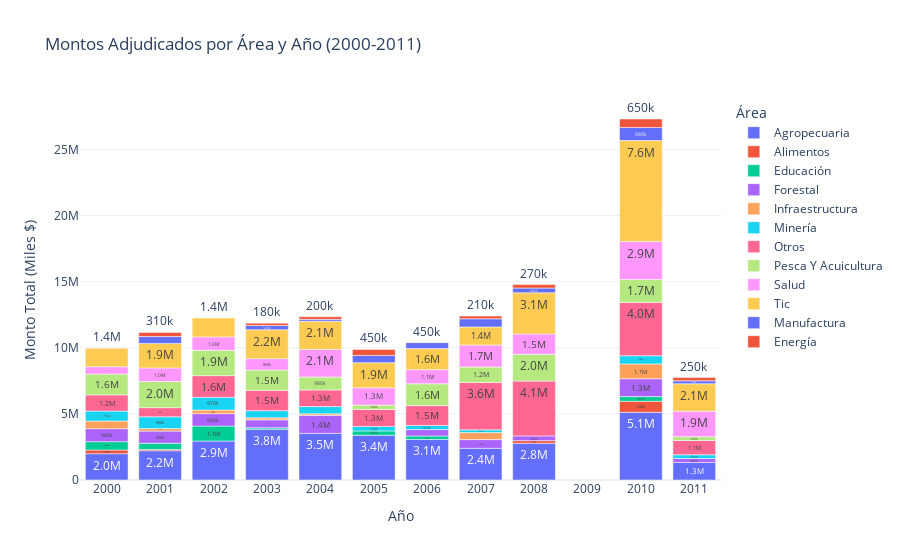

The notebook cell this image was saved under:
### Markdown cell above
## 1. Montos Adjudicados por Área y Año (2000-2011)

Visualización de la inversión realizada por Fondef desglosada por las áreas temáticas inferidas.

### Code cell
# Filtrar datos con montos válidos
df_amounts = df_2000[df_2000['amount'] > 0].copy()

# Agrupar por Año y Área
amount_by_area_year = df_amounts.groupby(['year', 'area'])['amount'].sum().reset_index()

# Ordenar por año
amount_by_area_year = amount_by_area_year.sort_values('year')

# Crear Gráfico de Barras Apiladas
fig = px.bar(amount_by_area_year, 
             x="year", 
             y="amount", 
             color="area",
             title="Montos Adjudicados por Área y Año (2000-2011)",
             labels={
                 "year": "Año", 
                 "amount": "Monto Total (Miles $)", 
                 "area": "Área Temática"
             },
             template="plotly_white",
             text_auto='.2s')

fig.update_layout(
    xaxis_tickmode='linear',
    legend_title_text='Área',
    hovermode='x unified'
)

fig.show()

### Figure 1 — Plotly figure (JSON) as saved in the notebook; plotly's stock layout.template omitted (floating-point values rounded to 4 significant figures)
{"data": [{"hovertemplate": "Área Temática=Agropecuaria<br>Año=%{x}<br>Monto Total (Miles $)=%{y}<extra></extra>", "legendgroup": "Agropecuaria", "marker": {"color": "#636efa", "pattern": {"shape": ""}}, "name": "Agropecuaria", "orientation": "v", "showlegend": true, "textposition": "auto", "texttemplate": "%{y:.2s}", "type": "bar", "x": [2000, 2001, 2002, 2003, 2004, 2005, 2006, 2007, 2008, 2010, 2011], "xaxis": "x", "y": [1990000.0, 2211000.0, 2945000.0, 3843000.0, 3529000.0, 3386000.0, 3065000.0, 2401000.0, 2776000.0, 5121000.0, 1329000.0], "yaxis": "y"}, {"hovertemplate": "Área Temática=Alimentos<br>Año=%{x}<br>Monto Total (Miles $)=%{y}<extra></extra>", "legendgroup": "Alimentos", "marker": {"color": "#EF553B", "pattern": {"shape": ""}}, "name": "Alimentos", "orientation": "v", "showlegend": true, "textposition": "auto", "texttemplate": "%{y:.2s}", "type": "bar", "x": [2000, 2001, 2008, 2010], "xaxis": "x", "y": [276000.0, 100000.0, 201400.0, 834400.0], "yaxis": "y"}, {"hovertemplate": "Área Temática=Educación<br>Año=%{x}<br>Monto Total (Miles $)=%{y}<extra></extra>", "legendgroup": "Educación", "marker": {"color": "#00cc96", "pattern": {"shape": ""}}, "name": "Educación", "orientation": "v", "showlegend": true, "textposition": "auto", "texttemplate": "%{y:.2s}", "type": "bar", "x": [2000, 2001, 2002, 2003, 2005, 2006, 2010], "xaxis": "x", "y": [636000.0, 471000.0, 1135000.0, 105000.0, 325400.0, 262000.0, 353000.0], "yaxis": "y"}, {"hovertemplate": "Área Temática=Forestal<br>Año=%{x}<br>Monto Total (Miles $)=%{y}<extra></extra>", "legendgroup": "Forestal", "marker": {"color": "#ab63fa", "pattern": {"shape": ""}}, "name": "Forestal", "orientation": "v", "showlegend": true, "textposition": "auto", "texttemplate": "%{y:.2s}", "type": "bar", "x": [2000, 2001, 2002, 2003, 2004, 2006, 2007, 2008, 2010, 2011], "xaxis": "x", "y": [980000.0, 918000.0, 939000.0, 602000.0, 1361000.0, 484800.0, 655000.0, 356400.0, 1349000.0, 295500.0], "yaxis": "y"}, {"hovertemplate": "Área Temática=Infraestructura<br>Año=%{x}<br>Monto Total (Miles $)=%{y}<extra></extra>", "legendgroup": "Infraestructura", "marker": {"color": "#FFA15A", "pattern": {"shape": ""}}, "name": "Infraestructura", "orientation": "v", "showlegend": true, "textposition": "auto", "texttemplate": "%{y:.2s}", "type": "bar", "x": [2000, 2001, 2002, 2003, 2004, 2007, 2010], "xaxis": "x", "y": [571000.0, 190000.0, 268000.0, 155000.0, 117000.0, 528000.0, 1121000.0], "yaxis": "y"}, {"hovertemplate": "Área Temática=Minería<br>Año=%{x}<br>Monto Total (Miles $)=%{y}<extra></extra>", "legendgroup": "Minería", "marker": {"color": "#19d3f3", "pattern": {"shape": ""}}, "name": "Minería", "orientation": "v", "showlegend": true, "textposition": "auto", "texttemplate": "%{y:.2s}", "type": "bar", "x": [2000, 2001, 2002, 2003, 2004, 2005, 2006, 2007, 2010, 2011], "xaxis": "x", "y": [760000.0, 888000.0, 970000.0, 540000.0, 546000.0, 343200.0, 311300.0, 209000.0, 620400.0, 286100.0], "yaxis": "y"}, {"hovertemplate": "Área Temática=Otros<br>Año=%{x}<br>Monto Total (Miles $)=%{y}<extra></extra>", "legendgroup": "Otros", "marker": {"color": "#FF6692", "pattern": {"shape": ""}}, "name": "Otros", "orientation": "v", "showlegend": true, "textposition": "auto", "texttemplate": "%{y:.2s}", "type": "bar", "x": [2000, 2001, 2002, 2003, 2004, 2005, 2006, 2007, 2008, 2010, 2011], "xaxis": "x", "y": [1224000.0, 693000.0, 1636000.0, 1533000.0, 1258000.0, 1283000.0, 1506000.0, 3581000.0, 4149000.0, 4034000.0, 1078000.0], "yaxis": "y"}, {"hovertemplate": "Área Temática=Pesca Y Acuicultura<br>Año=%{x}<br>Monto Total (Miles $)=%{y}<extra></extra>", "legendgroup": "Pesca Y Acuicultura", "marker": {"color": "#B6E880", "pattern": {"shape": ""}}, "name": "Pesca Y Acuicultura", "orientation": "v", "showlegend": true, "textposition": "auto", "texttemplate": "%{y:.2s}", "type": "bar", "x": [2000, 2001, 2002, 2003, 2004, 2005, 2006, 2007, 2008, 2010, 2011], "xaxis": "x", "y": [1576000.0, 1976000.0, 1917000.0, 1542000.0, 976000.0, 325600.0, 1648000.0, 1169000.0, 2032000.0, 1740000.0, 285600.0], "yaxis": "y"}, {"hovertemplate": "Área Temática=Salud<br>Año=%{x}<br>Monto Total (Miles $)=%{y}<extra></extra>", "legendgroup": "Salud", "marker": {"color": "#FF97FF", "pattern": {"shape": ""}}, "name": "Salud", "orientation": "v", "showlegend": true, "textposition": "auto", "texttemplate": "%{y:.2s}", "type": "bar", "x": [2000, 2001, 2002, 2003, 2004, 2005, 2006, 2007, 2008, 2010, 2011], "xaxis": "x", "y": [555000.0, 1025000.0, 1011000.0, 856000.0, 2085000.0, 1309000.0, 1068000.0, 1665000.0, 1534000.0, 2863000.0, 1926000.0], "yaxis": "y"}, {"hovertemplate": "Área Temática=Tic<br>Año=%{x}<br>Monto Total (Miles $)=%{y}<extra></extra>", "legendgroup": "Tic", "marker": {"color": "#FECB52", "pattern": {"shape": ""}}, "name": "Tic", "orientation": "v", "showlegend": true, "textposition": "auto", "texttemplate": "%{y:.2s}", "type": "bar", "x": [2000, 2001, 2002, 2003, 2004, 2005, 2006, 2007, 2008, 2010, 2011], "xaxis": "x", "y": [1393000.0, 1856000.0, 1433000.0, 2188000.0, 2137000.0, 1901000.0, 1593000.0, 1369000.0, 3113000.0, 7638000.0, 2078000.0], "yaxis": "y"}, {"hovertemplate": "Área Temática=Manufactura<br>Año=%{x}<br>Monto Total (Miles $)=%{y}<extra></extra>", "legendgroup": "Manufactura", "marker": {"color": "#636efa", "pattern": {"shape": ""}}, "name": "Manufactura", "orientation": "v", "showlegend": true, "textposition": "auto", "texttemplate": "%{y:.2s}", "type": "bar", "x": [2001, 2003, 2004, 2005, 2006, 2007, 2008, 2010, 2011], "xaxis": "x", "y": [519000.0, 319000.0, 146000.0, 547900.0, 449600.0, 614000.0, 356400.0, 981200.0, 222000.0], "yaxis": "y"}, {"hovertemplate": "Área Temática=Energía<br>Año=%{x}<br>Monto Total (Miles $)=%{y}<extra></extra>", "legendgroup": "Energía", "marker": {"color": "#EF553B", "pattern": {"shape": ""}}, "name": "Energía", "orientation": "v", "showlegend": true, "textposition": "auto", "texttemplate": "%{y:.2s}", "type": "bar", "x": [2001, 2003, 2004, 2005, 2007, 2008, 2010, 2011], "xaxis": "x", "y": [309000.0, 180000.0, 199000.0, 451900.0, 209000.0, 265300.0, 646200.0, 249300.0], "yaxis": "y"}], "layout": {"barmode": "relative", "hovermode": "x unified", "legend": {"title": {"text": "Área"}, "tracegroupgap": 0}, "title": {"text": "Montos Adjudicados por Área y Año (2000-2011)"}, "xaxis": {"anchor": "y", "domain": [0, 1], "tickmode": "linear", "title": {"text": "Año"}}, "yaxis": {"anchor": "x", "domain": [0, 1], "title": {"text": "Monto Total (Miles $)"}}}}
